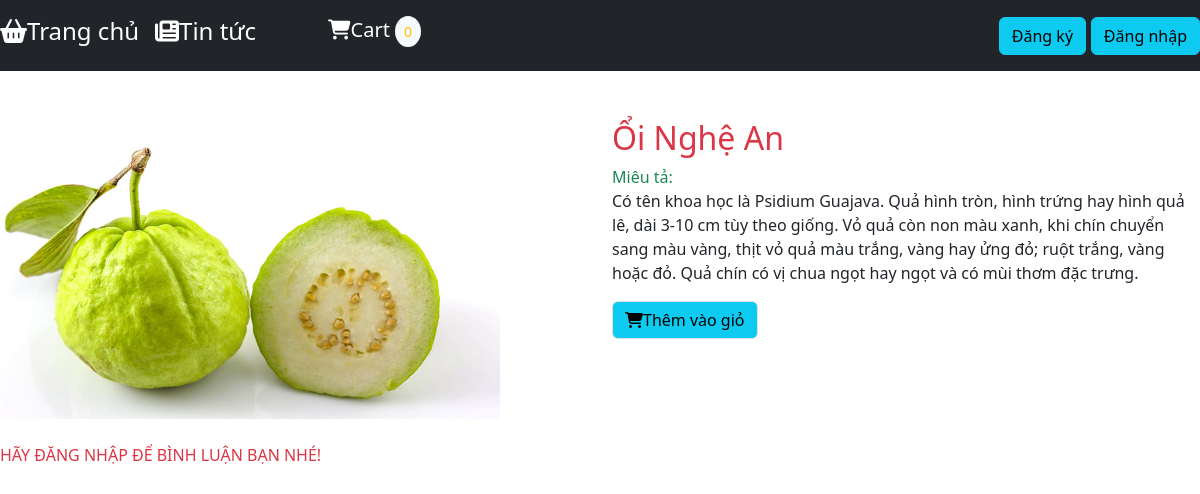
/product.php?id=2, run on the app's committed database.
### tables this page shows
CREATE TABLE IF NOT EXISTS `sanpham` (
  `id` int NOT NULL AUTO_INCREMENT,
  `tensanpham` varchar(50) NOT NULL,
  `gia` int NOT NULL,
  `soluong` int NOT NULL,
  `diachi` varchar(50) NOT NULL,
  `image` varchar(200) NOT NULL,
  `mieuta` text,
  `title` varchar(50) DEFAULT NULL,
  PRIMARY KEY (`id`)
);

### product.php (the view, shortened to what this page needs)
<!DOCTYPE html>
<?php
require_once "./model/header.php";
require_once "./model/comment.php";
?>
<html>
<head>
    <link href="https://cdn.jsdelivr.net/npm/bootstrap@5.2.3/dist/css/bootstrap.min.css" rel="stylesheet">
</head>
<body>
    <br><br>
    <form action="http://web.test/controller/cart.php?action=add_comment" method="post">
        <div class="row">
            <div class="col">
                <?php
                if(isset($_GET['id'])){
                    $id = $_GET['id'];
                }
                $sql = "SELECT * FROM sanpham WHERE id = $id";
                $result = $conn->query($sql);
                while($row = $result->fetch_assoc()){
                ?>
                <img src="<?= $row['image'] ?>" style="width: 500px;height: 300px">
            </div>
            <div class="col">
                <p class="h2 text text-danger"><?= $row['tensanpham'] ?></p>
                <div class="text text-success">Miêu tả: </div>
                <div><?=  $row['mieuta'] ?></div>
                <button type="submit" class="btn btn-info border my-3" name="add"><i class="fa-solid fa-cart-shopping"></i>Thêm vào giỏ</button>
            </div>
            <?php } ?>
        </div>
    </form>
    <div>
        <?php
        if(isset($_SESSION['id'])){
            include_once "./view/comment_form.php";
        }else{
            echo "<br><p class='text text-danger'>HÃY ĐĂNG NHẬP ĐỂ BÌNH LUẬN BẠN NHÉ!</p><br>";
        }
        ?>
    </div>
</body>
</html>

### data on the page
sanpham: image (picture), tensanpham "Ổi Nghệ An", mieuta "Có tên khoa học là Psidium Guajava. Quả hình tròn, hình trứng hay hình quả lê, dài 3-10 cm tùy theo giống. Vỏ quả còn non màu xanh, khi chín chuyển sang màu vàng, thịt vỏ quả màu trắng, vàng hay ửng đỏ; ruột trắng, vàng hoặc đỏ. Quả chín có vị chua ngọt hay ngọt và có mùi thơm đặc trưng."
